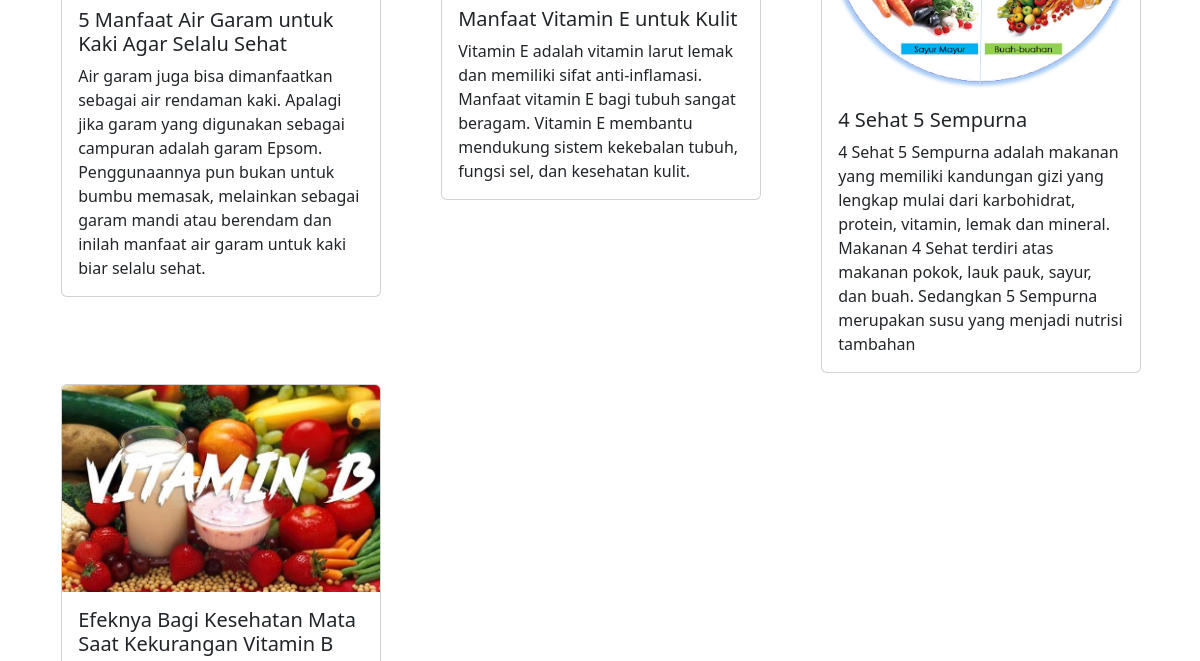
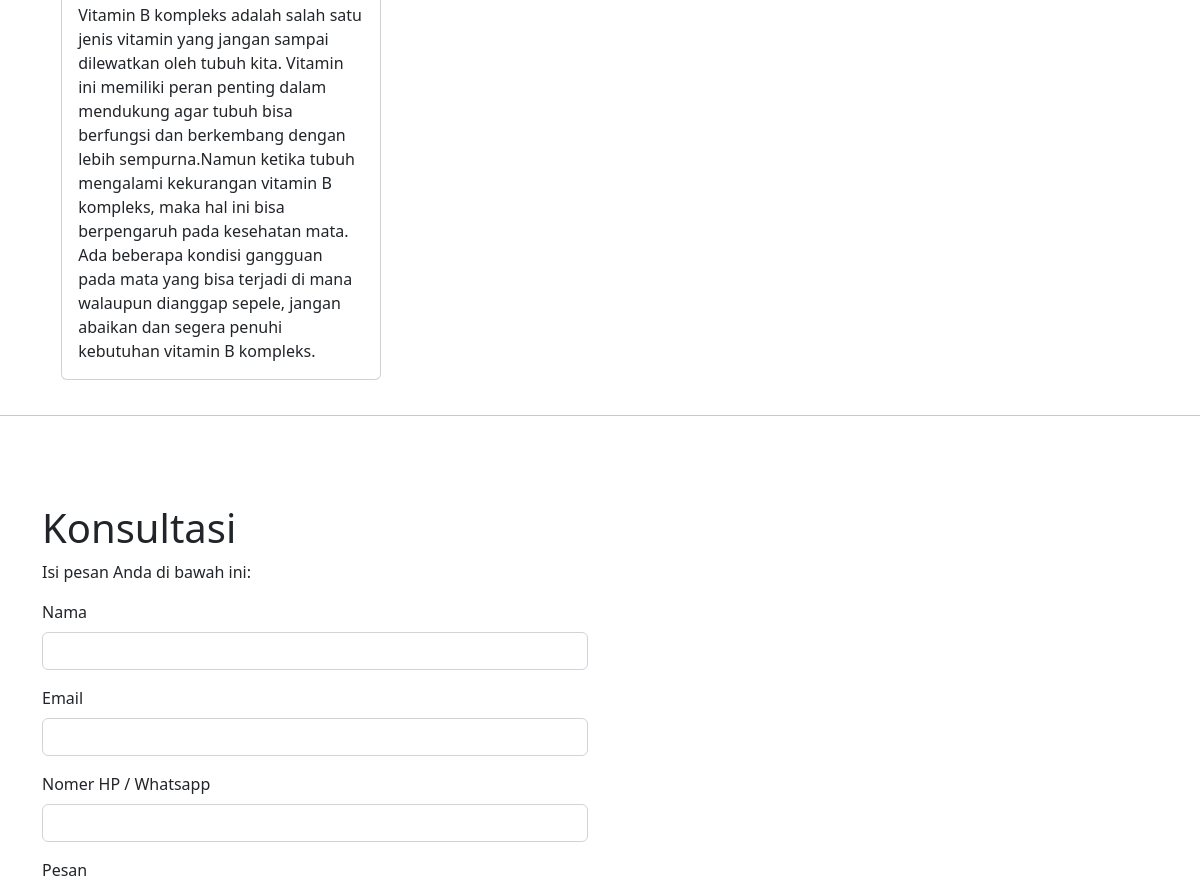
Page /page/account/user.php (signed in, middle part) on the earlier database version (2 pictures, top to bottom).
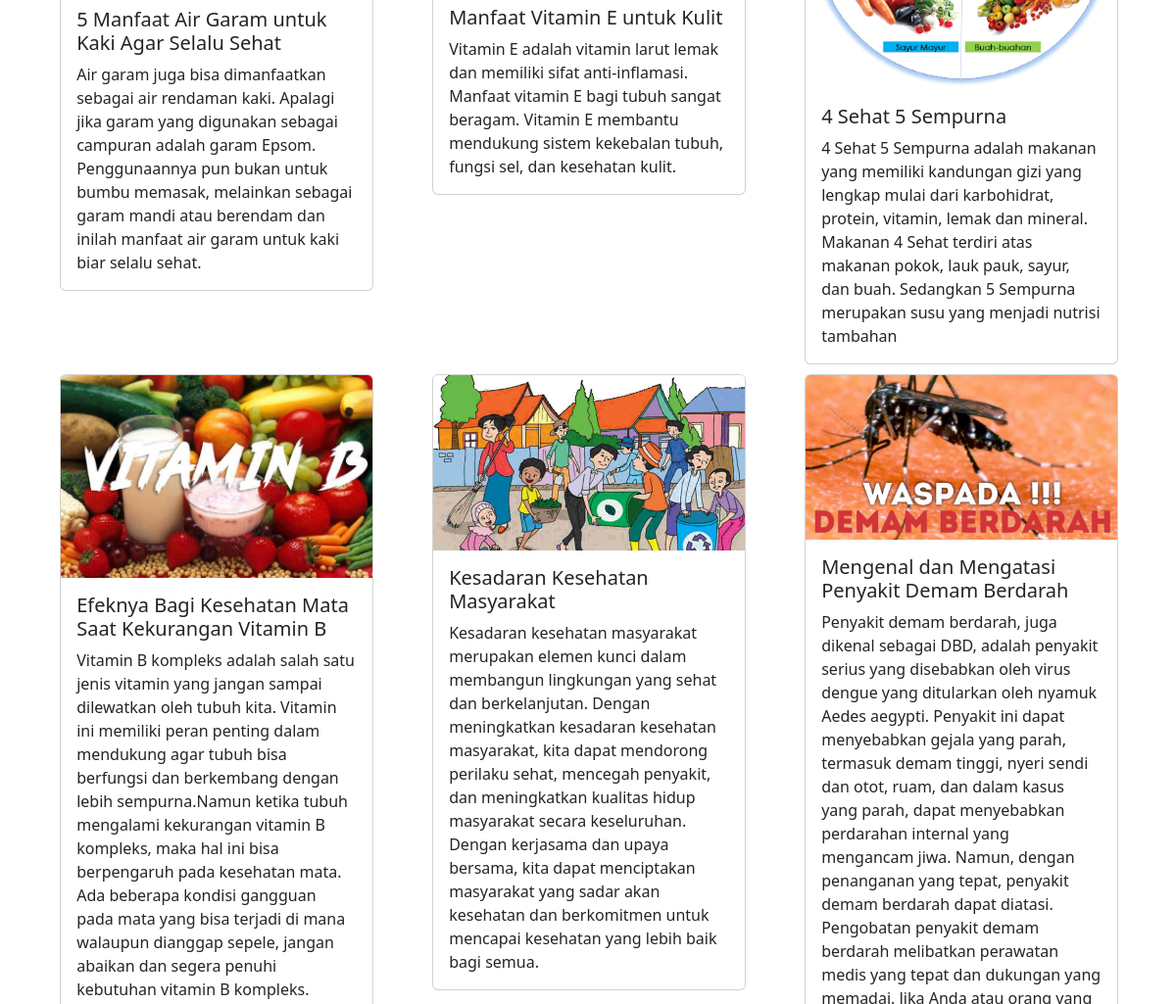
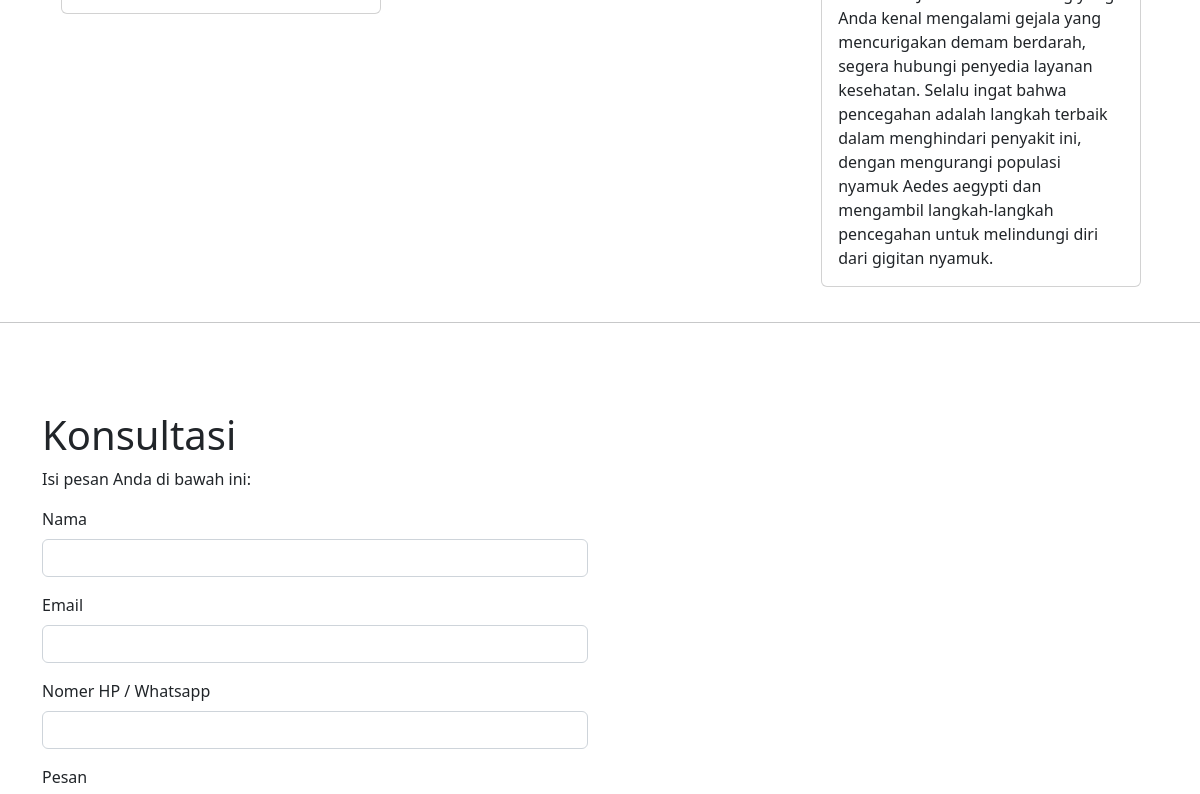
Same page on the later database version (2 pictures, top to bottom).
### tables this page shows
CREATE TABLE `content` (
  `id` int NOT NULL,
  `gambar` varchar(100) NOT NULL,
  `judul` varchar(200) NOT NULL,
  `detail` varchar(10000) NOT NULL,
  `id_category` int NOT NULL
);

### page/account/function/funcions.php (called while the page is built, shortened)
<?php
$conn = mysqli_connect("localhost", "root", "", "sobatsehat");
function query($query)
{
    global $conn;
    $result = mysqli_query($conn, $query);
    $rows = [];
    while ($row = mysqli_fetch_assoc($result)) {
        $rows[] = $row;
    }
    return $rows;
}

### page/account/user.php (the view, shortened to what this page needs)
<?php
require "function/funcions.php";
$dtl = query("SELECT * FROM content");
?>
<!doctype html>
<html lang="en">
<head>
  <link href="https://cdn.jsdelivr.net/npm/bootstrap@5.2.3/dist/css/bootstrap.min.css" rel="stylesheet">
</head>
<body>
  <div id="container-tabel">
    <div class="container">
      <div class="row">
        <?php foreach ($dtl as $row) : ?>
          <div class="col-lg-4">
            <div class="card" style="width: 20rem; float:left; margin:1.2rem; margin-top: -0.3vh;">
              <img src="/pw2023_223040173/tubes/image/isi/<?= $row["gambar"]; ?>" class="card-img-top" alt="...">
              <div class="card-body">
                <h5 class="card-title"><?= $row["judul"]; ?></h5>
                <p class="card-text"><?= $row["detail"]; ?></p>
              </div>
            </div>
          </div>
        <?php endforeach; ?>
      </div>
    </div>
    <hr>
    <br>
  </div>
  <div class="container my-5" id="konsultasi">
    <div class="row">
      <div class="col-md-6">
        <h1>Konsultasi</h1>
        <p>Isi pesan Anda di bawah ini:</p>
        <form action="" method="post">
          <div class="mb-3">
            <label for="nama" class="form-label">Nama</label>
            <input type="text" class="form-control" id="nama" name="nama" required>
          </div>
          <div class="mb-3">
            <label for="email" class="form-label">Email</label>
            <input type="email" class="form-control" id="email" name="email" required>
          </div>
          <div class="mb-3">
            <label for="tel" class="form-label">Nomer HP / Whatsapp</label>
            <input class="form-control" id="tel" name="tel">
          </div>
          <div class="mb-3">
            <label for="pesan" class="form-label">Pesan</label>
          </div>
        </form>
      </div>
    </div>
</body>
</html>

Differences in the rows shown:
added content: gambar (picture), judul "Kesadaran Kesehatan Masyarakat", detail "Kesadaran kesehatan masyarakat merupakan elemen kunci dalam membangun lingkungan yang sehat dan berkelanjutan. Dengan meningkatkan kesadaran kesehatan masyarakat, kita dapat mendorong perilaku sehat, mencegah penyakit, dan meningkatkan kualitas hidup masyarakat secara keseluruhan. Dengan kerjasama dan upaya bersama, kita dapat menciptakan masyarakat yang sadar akan kesehatan dan berkomitmen untuk mencapai kesehatan yang lebih baik bagi semua."
added content: gambar (picture), judul "Mengenal dan Mengatasi Penyakit Demam Berdarah", detail "Penyakit demam berdarah, juga dikenal sebagai DBD, adalah penyakit serius yang disebabkan oleh virus dengue yang ditularkan oleh nyamuk Aedes aegypti. Penyakit ini dapat menyebabkan gejala yang parah, termasuk demam tinggi, nyeri sendi dan otot, ruam, dan dalam kasus yang parah, dapat menyebabkan perdarahan internal yang mengancam jiwa. Namun, dengan penanganan yang tepat, penyakit demam berdarah dapat diatasi. Pengobatan penyakit demam berdarah melibatkan perawatan medis yang tepat dan dukungan yang memadai. Jika Anda atau orang yang Anda kenal mengalami gejala yang mencurigakan demam berdarah, segera hubungi penyedia layanan kesehatan. Selalu ingat bahwa pencegahan adalah langkah terbaik…"
